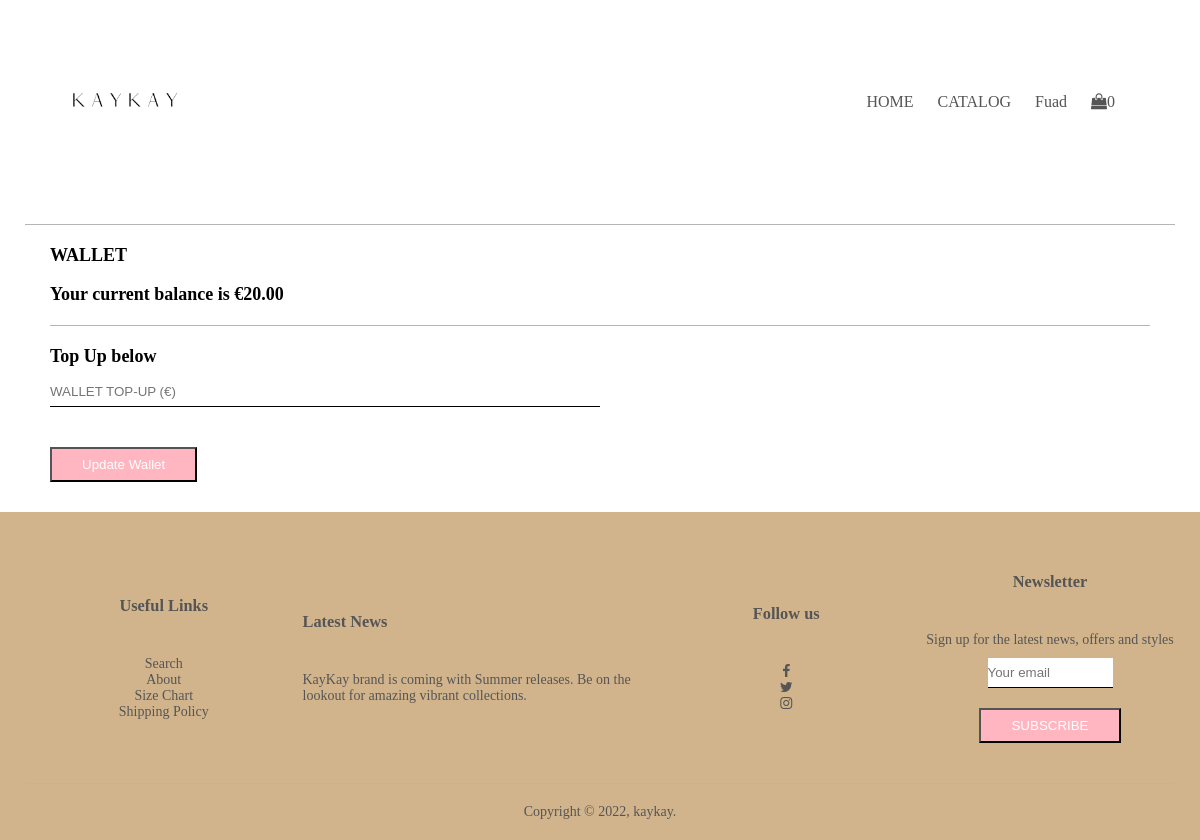
The page /updateWallet (signed in) on the database as committed earlier.
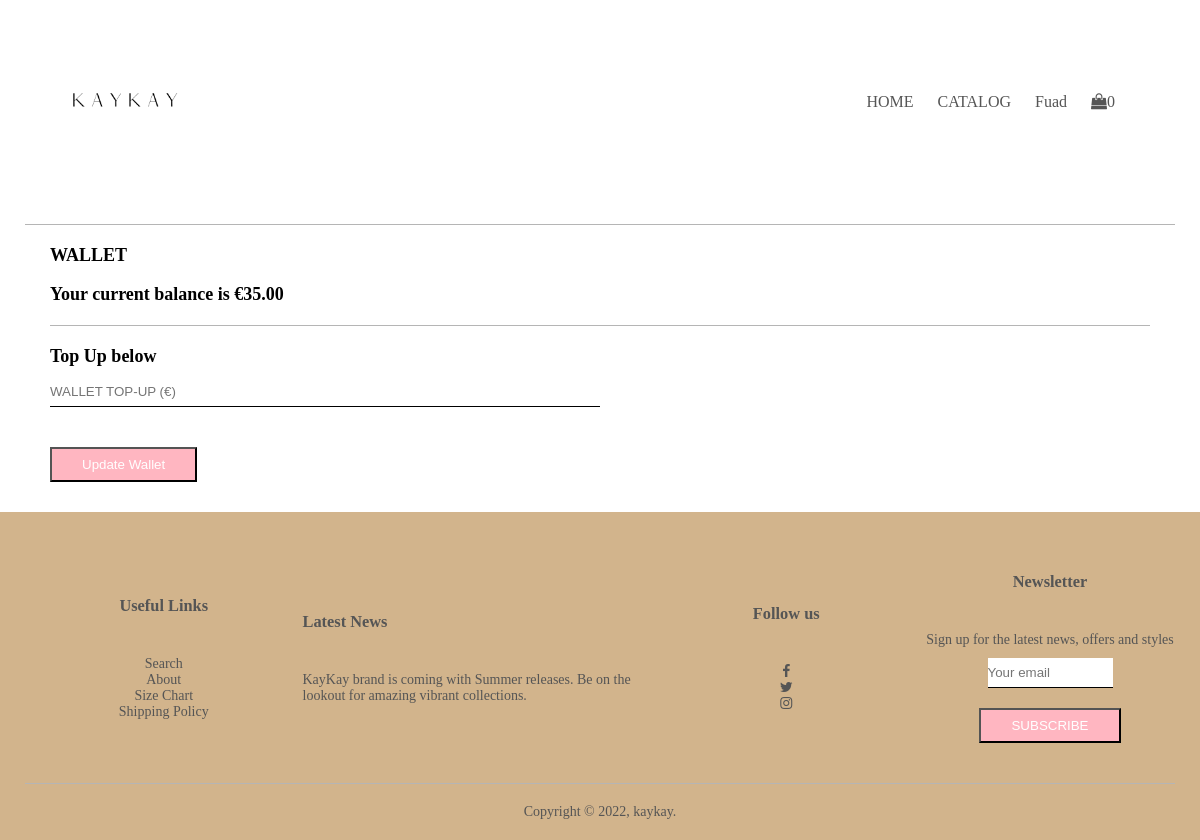
The same page on the database as committed later.
### tables this page shows
CREATE TABLE user_wallet
    (user_id INTEGER PRIMARY KEY NOT NULL,
    wallet NUMERIC NOT NULL
    );

### app.py (the view, shortened to what this page needs)
@app.route("/updateWallet", methods = ["GET","POST"])
@login_required
def updateWallet():
    user_wallet = get_wallet()
    return render_template("updateWallet.html", user_wallet=user_wallet[0])

### app.py (called while the page is built)
@app.after_request
def after_request(response):
    response.headers["Cache-Control"] = "no-cache, no-store, must-revalidate"
    response.headers["Expires"] = 0
    response.headers["Pragma"] = "no-cache"
    return response

### import_functions.py (called while the page is built)
def login_required(f):
    @wraps(f)
    def decorated_function(*args, **kwargs):
        print(session.get("user_id"))
        if session.get("user_id") is None or session.get("user_id") == 0:
            return redirect("/logon")
        return f(*args, **kwargs)
    return decorated_function

def eur(value):
    return f"€{value:,.2f}"

def get_wallet():
    user_wallet = db.execute("""SELECT *
                             FROM user_wallet
                             WHERE user_id = ?""",
                             session["user_id"])
    return user_wallet

### templates/updateWallet.html (shortened to what this page needs)
{% extends "layout.html" %}
{% block main %}
<div class="address-page">
    <div class="container">
        <div class="row">
                <div class="address">
                    <span> WALLET </span>
                    <br></br>
                    <span> Your current balance is {{ user_wallet["wallet"] | eur }}</span>
                    <hr>
                    <span> Top Up below </span>
                    <form action="/updateWallet" method="post">
                        <input type="number" name="wallet" placeholder="WALLET TOP-UP (€)" min="1" max="1000">
                        <br>
                        <a href="/updateWallet"><button type="submit" class="btn-2">Update Wallet</button></a>
                    </form>
                </div>
            </div>
        </div>
    </div>
</div>
{% endblock %}

Rows that differ between the two databases and show on the page:
changed user_wallet: wallet|eur "€20.00" → "€35.00"
